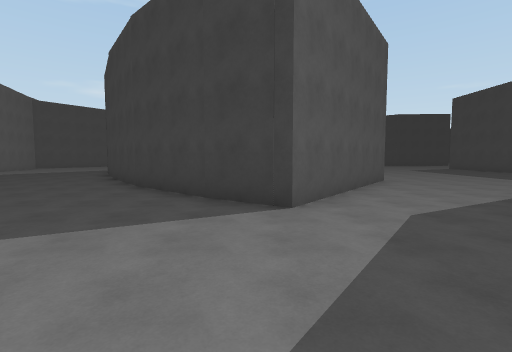
view 1 (above)

24 first-person views from a walk through a Unity game level. The camera is 1.5 m above the floor, tilts 4° down and sees 85° across. The floor is counted in squares, 2 m on a side. Each view is taken from the middle of a square. On the plan, view 1 faces up. The plan holds only what a view shows up to about 10 squares ahead; the rest is blank. The place goes on beyond the plan. The player character is not drawn.

view 2
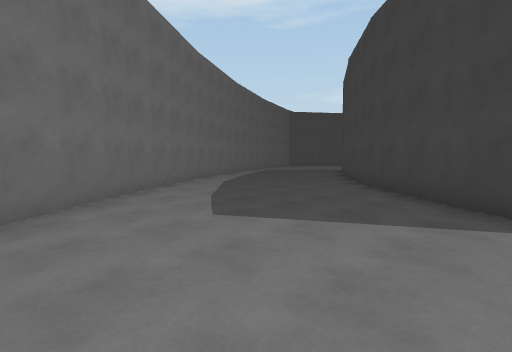

view 3
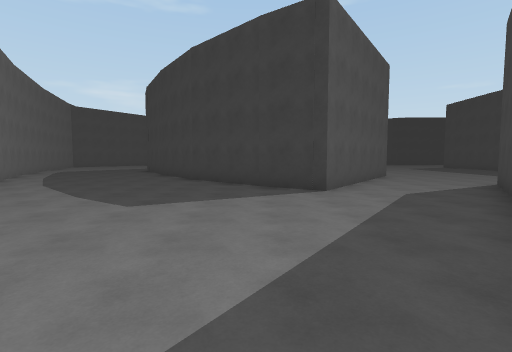

view 4
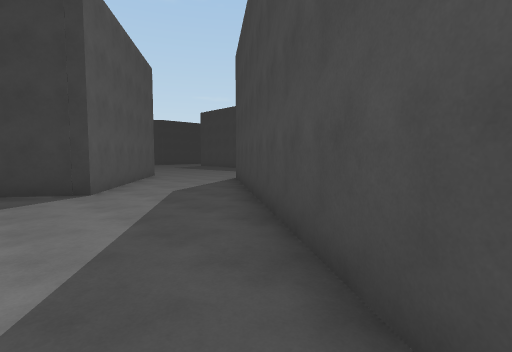

view 5
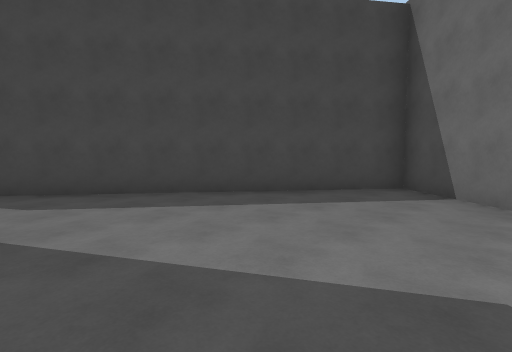

view 6
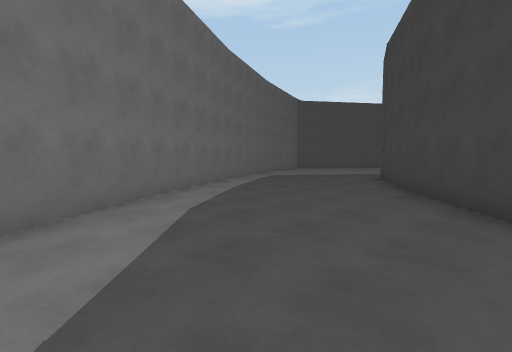

view 7
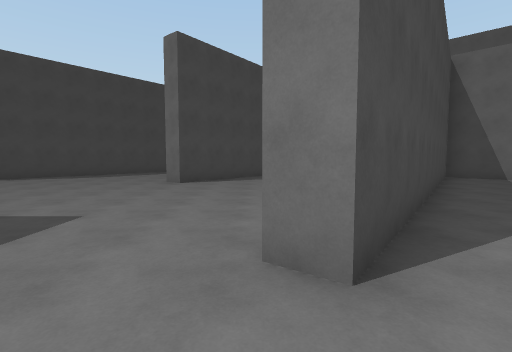

view 8
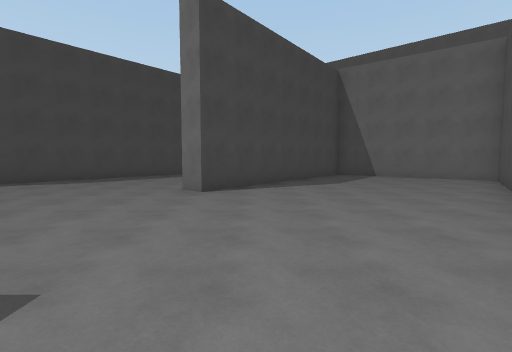

view 9
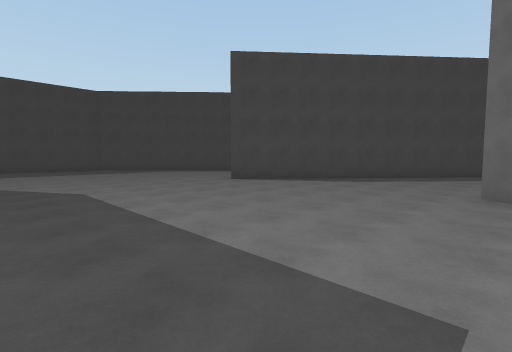

view 10
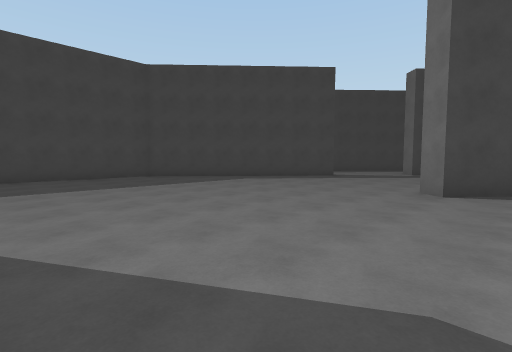

view 11
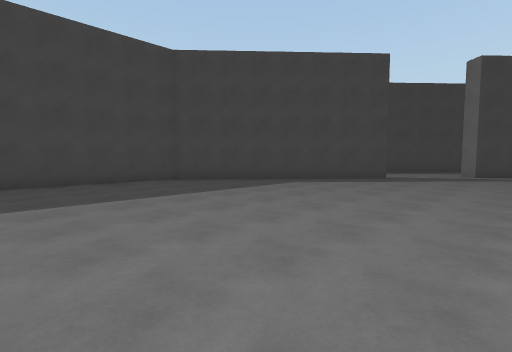

view 12
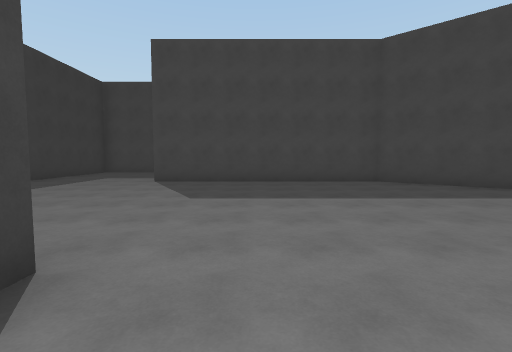

view 13
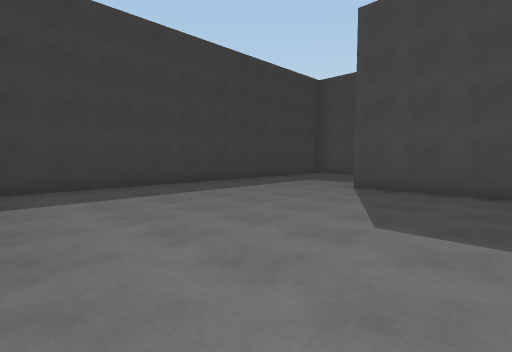

view 14
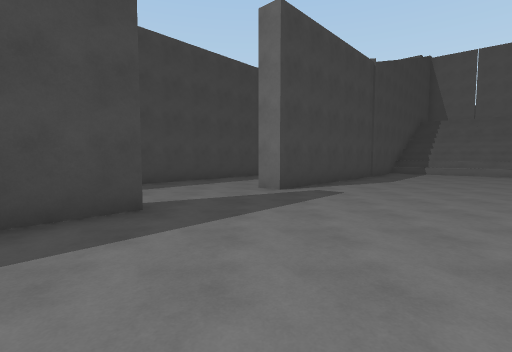

view 15
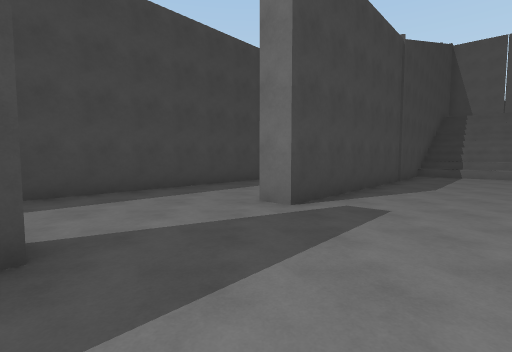

view 16
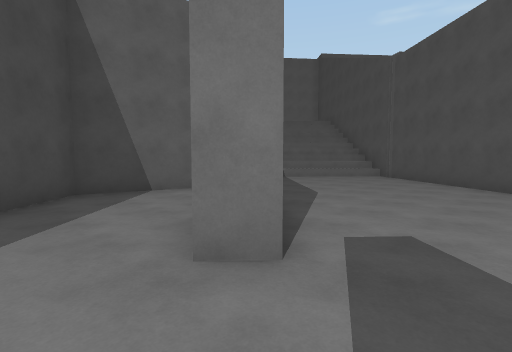

view 17
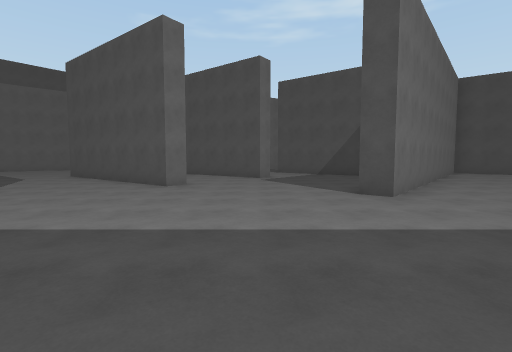

view 18
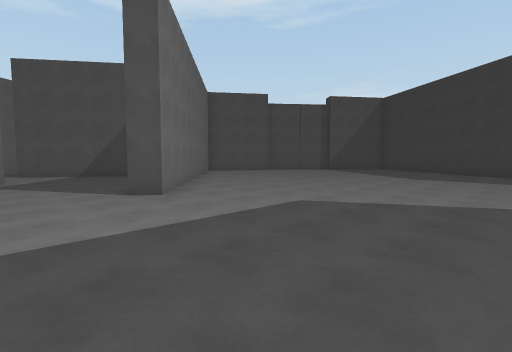

view 19
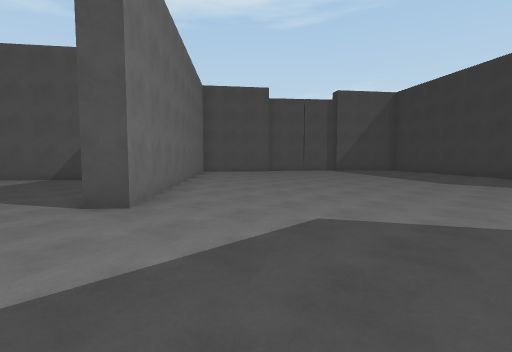

view 20
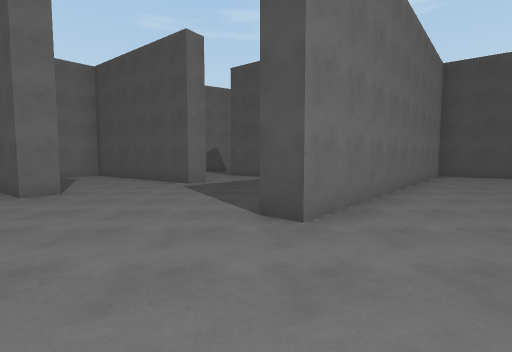

view 21
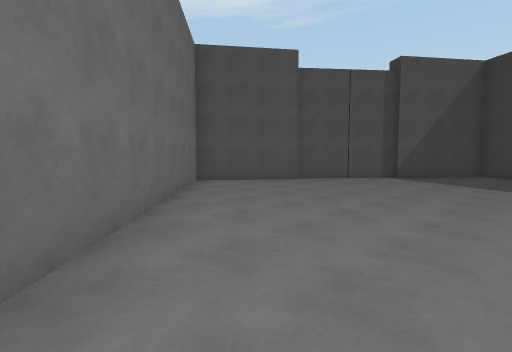

view 22
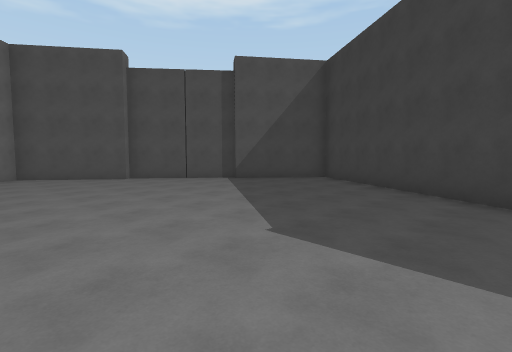

view 23
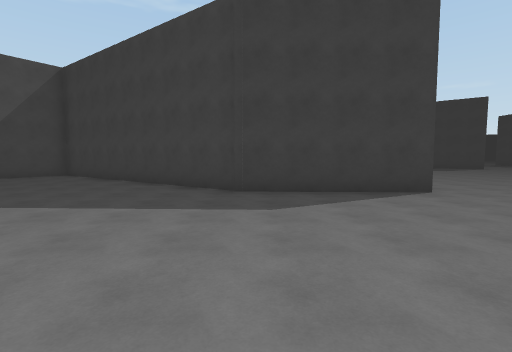

view 24
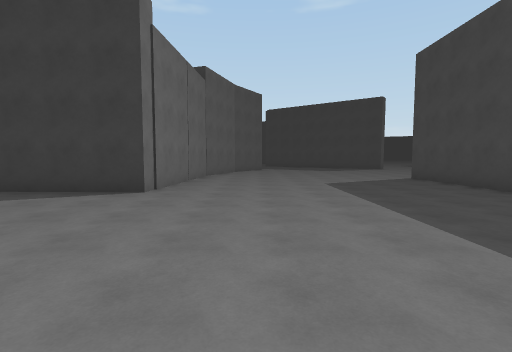

### Floor plan
Points are (right, up) in squares from view 1. A wall is a line through its corners. A room is listed if a view was taken in it or the views show most of it. See-through windows are left out.
Room 1 (views 1, 2, 3, 4, 5, 6)
walls: (-3, 7) (-4.9, 9.5); (-0.8, 5) (-3.1, 7.1); (-5.9, 2.2) (-4.1, 0.1); (-4.8, 9.4) (-6.4, 12); (-8.3, 5.5) (-5.8, 2.2); (-2.9, -1.2) (-0.8, -3.1) (5.4, 5.4); (3.1, 7.6) (0.5, 4) (-1, 5.1); (-9.5, 7.7) (-8.2, 5.5); (-6.3, 12) (-6.9, 13.2)
ways out: opening at (4, 6.3) to room 2
Room 2 (views 7, 8, 9, 10, 11, 12, 13, 14, 15, 16, 17, 18, 19, 20, 21, 22, 23, 24)
walls: (3.4, 9.2) (4, 8.8) (3.1, 7.6); (5.4, 5.4) (6, 5); (11.8, 22.9) (4.7, 27.9); (0.7, 11.4) (1.2, 11) (-1, 8); (-0.3, 14.4) (-0.9, 13.7); (0.5, 22.6) (-1.5, 19.9) (5.9, 13.5) (5.5, 13); (16, 27) (15.7, 22.8) (11.4, 23); (26, 11) (18.3, 11); (2.5, 25.6) (0.1, 22.7); (3.9, 27.1) (2.6, 25.4); (23.4, 22.8) (23.4, 26.6); (1.5, -1) (-0.4, -3.5) (1.7, -5.1); (4.8, -5) (8.1, -0.9) (8.7, -1.3); (11.5, -6.3) (8.5, -9.7); (19.5, -5) (24.4, 0.4) (24.4, 7.1); (9.3, -7.9) (15.2, -1) (15.7, -1.4); (15.3, -11.7) (17.7, -12.3) (21.9, -7.7); (9.6, -12.2) (10, -12.6); (12.7, -12.5) (17.4, -7.3) (18, -7.8)
low walls: (10, -11.7) (10.5, -12.2)
ways out: opening at (4, 6.3) to room 1; opening at (-0.5, 12.5)

Where each view was taken, in squares from view 1:
view 1: 0 up, 0 right, facing up
view 2: 0 up, 0 right, facing up-left
view 3: 2 down, 1 left, facing up
view 4: 2 down, 1 left, facing up-right
view 5: 4 up, 3 left, facing down-right
view 6: 3 up, 3 left, facing up-left
view 7: 7 up, 6 right, facing down
view 8: 5 up, 7 right, facing down
view 9: 5 up, 8 right, facing down-right
view 10: 5 up, 14 right, facing down-right
view 11: 5 up, 16 right, facing down-right
view 12: 4 up, 16 right, facing right
view 13: 4 up, 18 right, facing up-right
view 14: 1 down, 18 right, facing down
view 15: 3 down, 18 right, facing down
view 16: 6 down, 19 right, facing down-left
view 17: 11 up, 11 right, facing left
view 18: 11 up, 11 right, facing up-left
view 19: 12 up, 10 right, facing up-left
view 20: 13 up, 9 right, facing left
view 21: 15 up, 6 right, facing up-left
view 22: 19 up, 10 right, facing up-left
view 23: 17 up, 12 right, facing up
view 24: 17 up, 18 right, facing up
